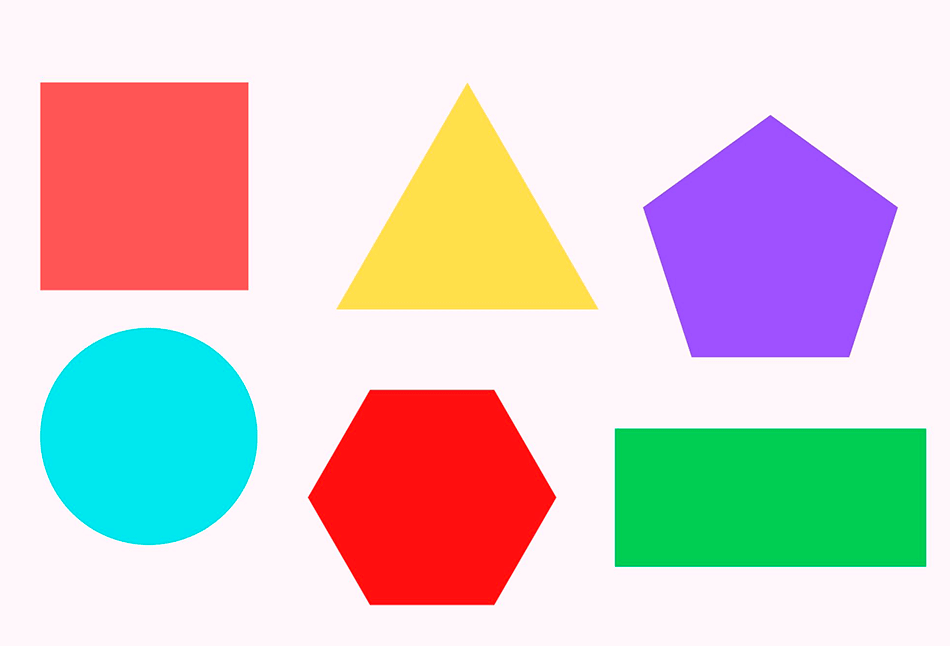
#> input picture labo9/figuras.png, 950 x 646 px
$ python ejercicio8_lab9_vis.py
#> lines starting #> are read from the running program, lines starting #| are printed output that depends on the picture; after the words box and inside, x2 and y2 are one past the last pixel; in counts of white or black regions, pixels touching at a corner belong together
import cv2
import numpy as np

# Función para detectar el color de una figura en base a una imagen en espacio de color HSV
def figColor(imagenHSV):
    color = "Desconocido"  # Valor predeterminado en caso de que no se detecte ningún color

    # Definir rangos de color en HSV para diferentes colores tono saturacion y brillo

    # Rojo
    rojoBajo1 = np.array([0, 100, 20], np.uint8)
    rojoAlto1 = np.array([10, 255, 255], np.uint8)
    rojoBajo2 = np.array([175, 100, 20], np.uint8)
    rojoAlto2 = np.array([180, 255, 255], np.uint8)

    # Naranja
    naranjaBajo = np.array([11, 100, 20], np.uint8)
    naranjaAlto = np.array([19, 255, 255], np.uint8)

    # Amarillo
    amarilloBajo = np.array([20, 100, 20], np.uint8)
    amarilloAlto = np.array([32, 255, 255], np.uint8)

    # Verde
    verdeBajo = np.array([36, 100, 20], np.uint8)
    verdeAlto = np.array([85, 255, 255], np.uint8)  # Aumentado para incluir más tonos de verde

    # Celeste
    celesteBajo = np.array([86, 100, 20], np.uint8)
    celesteAlto = np.array([100, 255, 255], np.uint8)

    # Violeta
    violetaBajo = np.array([130, 100, 20], np.uint8)
    violetaAlto = np.array([145, 255, 255], np.uint8)

    # Rosa
    rosaBajo = np.array([146, 100, 20], np.uint8)
    rosaAlto = np.array([170, 255, 255], np.uint8)

    # Crear máscaras para cada color usando los límites definidos
    maskRojo1 = cv2.inRange(imagenHSV, rojoBajo1, rojoAlto1)
    maskRojo2 = cv2.inRange(imagenHSV, rojoBajo2, rojoAlto2)
    maskRojo = cv2.add(maskRojo1, maskRojo2)
    maskNaranja = cv2.inRange(imagenHSV, naranjaBajo, naranjaAlto)
    maskAmarillo = cv2.inRange(imagenHSV, amarilloBajo, amarilloAlto)
    maskVerde = cv2.inRange(imagenHSV, verdeBajo, verdeAlto)
    maskCeleste = cv2.inRange(imagenHSV, celesteBajo, celesteAlto)
    maskVioleta = cv2.inRange(imagenHSV, violetaBajo, violetaAlto)
    maskRosa = cv2.inRange(imagenHSV, rosaBajo, rosaAlto)

    # Verificar qué color está presente en la imagen usando los contornos en cada máscara
    cntsRojo = cv2.findContours(maskRojo, cv2.RETR_EXTERNAL, cv2.CHAIN_APPROX_SIMPLE)[0]
    cntsNaranja = cv2.findContours(maskNaranja, cv2.RETR_EXTERNAL, cv2.CHAIN_APPROX_SIMPLE)[0]
    cntsAmarillo = cv2.findContours(maskAmarillo, cv2.RETR_EXTERNAL, cv2.CHAIN_APPROX_SIMPLE)[0]
    cntsVerde = cv2.findContours(maskVerde, cv2.RETR_EXTERNAL, cv2.CHAIN_APPROX_SIMPLE)[0]
    cntsCeleste = cv2.findContours(maskCeleste, cv2.RETR_EXTERNAL, cv2.CHAIN_APPROX_SIMPLE)[0]
    cntsVioleta = cv2.findContours(maskVioleta, cv2.RETR_EXTERNAL, cv2.CHAIN_APPROX_SIMPLE)[0]
    cntsRosa = cv2.findContours(maskRosa, cv2.RETR_EXTERNAL, cv2.CHAIN_APPROX_SIMPLE)[0]

    # Asignar el color detectado en base a la presencia de contornos en cada máscara
    if len(cntsRojo) > 0:
        color = 'Rojo'
    elif len(cntsNaranja) > 0:
        color = 'Naranja'
    elif len(cntsAmarillo) > 0:
        color = 'Amarillo'
    elif len(cntsVerde) > 0:
        color = 'Verde'
    elif len(cntsCeleste) > 0:
        color = 'Celeste'
    elif len(cntsVioleta) > 0:
        color = 'Violeta'
    elif len(cntsRosa) > 0:
        color = 'Rosa'

    return color  # Retornar el color detectado


# Función para detectar el tipo de figura geométrica en base al número de lados
def figName(contorno, width, height):
    epsilon = 0.01 * cv2.arcLength(contorno, True)
    approx = cv2.approxPolyDP(contorno, epsilon, True)

    # Clasificar la figura en base al número de lados del contorno
    if len(approx) == 3:
        namefig = 'Triangulo'
    elif len(approx) == 4:
        aspect_ratio = float(width) / height
        if 0.95 <= aspect_ratio <= 1.05:  # Permitir tolerancia para diferenciar entre cuadrado y rectángulo
            namefig = 'Cuadrado'
        else:
            namefig = 'Rectangulo'
    elif len(approx) == 5:
        namefig = 'Pentagono'
    elif len(approx) == 6:
        namefig = 'Hexagono'
    elif len(approx) > 10:
        namefig = 'Circulo'
    else:
        namefig = 'Forma desconocida'

    return namefig  # Retornar el nombre de la figura detectada


# Cargar la imagen y convertirla a escala de grises
imagen = cv2.imread('figuras.png')
#> imagen is the input picture: shape (646, 950, 3); mean B, G, R 202.9, 203.8, 214.9
gray = cv2.cvtColor(imagen, cv2.COLOR_BGR2GRAY)
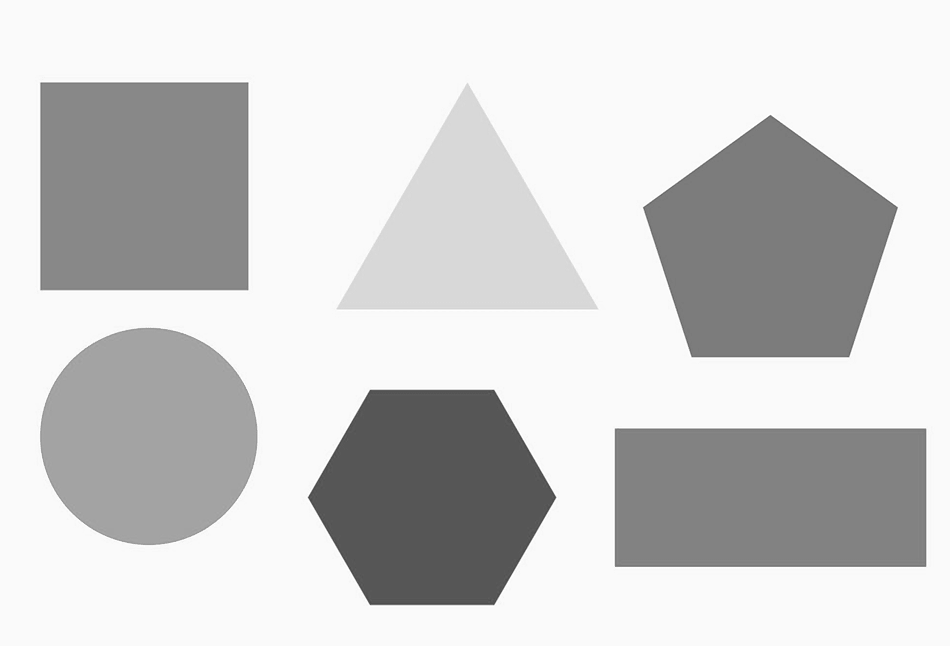
#> gray: shape (646, 950); min 76, max 255, mean 207.1

# Aplicar Canny para detectar bordes
canny = cv2.Canny(gray, 10, 150)
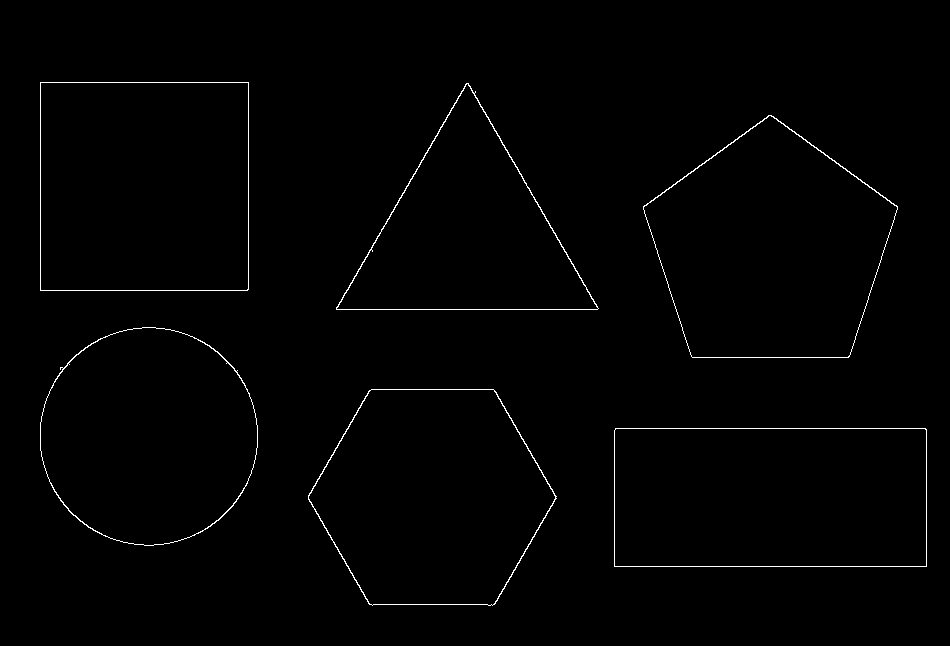
#> canny: shape (646, 950); 0.87% white in thin lines or dots, all inside (x1, y1, x2, y2) = (40, 82, 927, 606)
canny = cv2.dilate(canny, None, iterations=1)
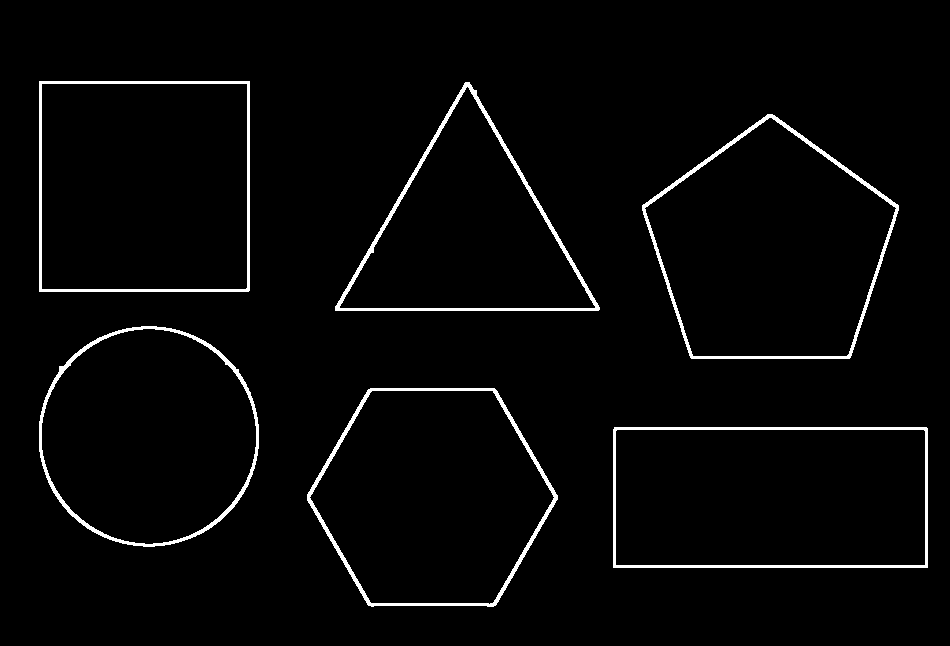
#> canny: shape (646, 950); 2.7% white; 6 white regions, box (x1, y1, x2, y2) and area: (335, 82, 600, 311) 2931, (642, 114, 899, 359) 2878, (307, 388, 558, 607) 2782, (613, 427, 928, 568) 2699, (39, 326, 259, 547) 2545, (39, 81, 250, 292) 2496
canny = cv2.erode(canny, None, iterations=1)

# Encontrar contornos en la imagen de bordes
cnts, _ = cv2.findContours(canny, cv2.RETR_EXTERNAL, cv2.CHAIN_APPROX_SIMPLE)
#> cnts = 6 contours; box (x1, y1, x2, y2) and area: (40, 82, 249, 291) 43264, (614, 428, 927, 567) 43054, (643, 115, 898, 358) 42840, (308, 389, 557, 606) 40194, (40, 327, 258, 546) 37173, (336, 83, 599, 310) 29952

# Convertir la imagen a espacio de color HSV para detección de color
imageHSV = cv2.cvtColor(imagen, cv2.COLOR_BGR2HSV)
#> imageHSV: shape (646, 950, 3); mean H, S, V 121, 86.9, 250.4

# Procesar cada contorno detectado
for c in cnts:
    # Calcular el rectángulo delimitador y crear una máscara para el contorno
    x, y, w, h = cv2.boundingRect(c)
    imAux = np.zeros(imagen.shape[:2], dtype="uint8")
    imAux = cv2.drawContours(imAux, [c], -1, 255, -1)

    # Aplicar la máscara en el espacio HSV
    maskHSV = cv2.bitwise_and(imageHSV, imageHSV, mask=imAux)

    # Detectar el nombre de la figura y el color usando las funciones definidas
    name = figName(c, w, h)
    color = figColor(maskHSV)
    nameColor = f"{name} {color}"

    # Dibujar el nombre de la figura y el color sobre la imagen original
    cv2.putText(imagen, nameColor, (x, y - 5), 1, 0.8, (0, 255, 0), 1)
#> this loop made 6 passes
#> (x, y, w, h, epsilon in figName, namefig in figName, name, color) on passes 2 to 4: (308, 389, 249, 217, 7.82, 'Hexagono', 'Hexagono', 'Rojo'), (40, 327, 218, 219, 7.25, 'Circulo', 'Circulo', 'Celeste'), (643, 115, 255, 243, 8.28, 'Pentagono', 'Pentagono', 'Violeta')
#> (x, y, w, h, epsilon in figName, approx in figName, aspect_ratio in figName, namefig in figName) on pass 1: (614, 428, 313, 139, 8.99, [[614, 430], [614, 566], [926, 566], [925, 428]], 2.25, 'Rectangulo')
#> pass 1, `imAux = cv2.drawContours(imAux, [c], -1, 255, -1)`:
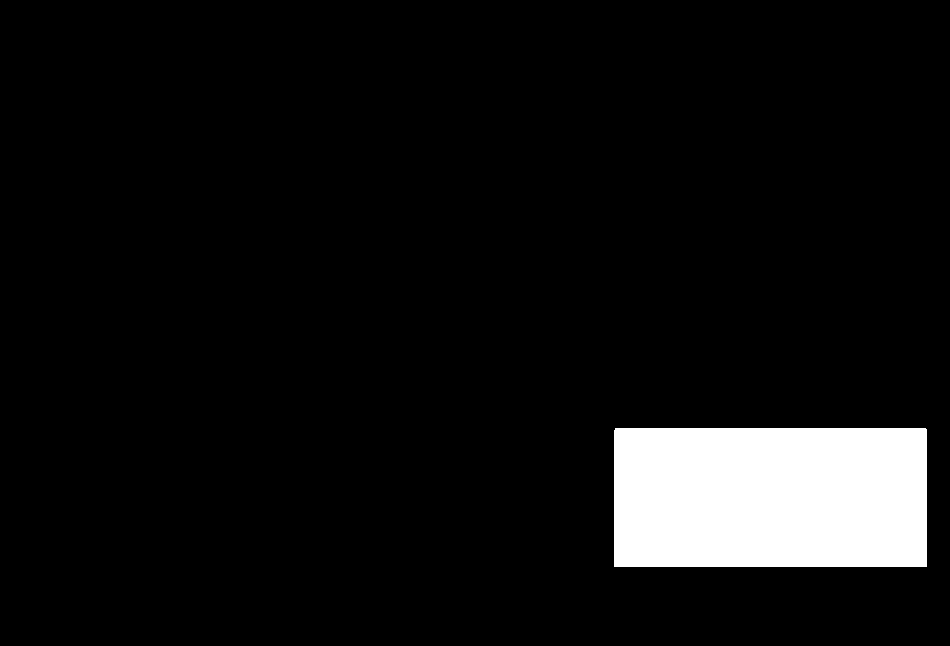
#> imAux: shape (646, 950); 7.1% white; 1 white region, box (x1, y1, x2, y2) and area: (614, 428, 927, 567) 43504
#> pass 1, in figColor, `maskVerde = cv2.inRange(imagenHSV, verdeBajo, verdeAlto)`:
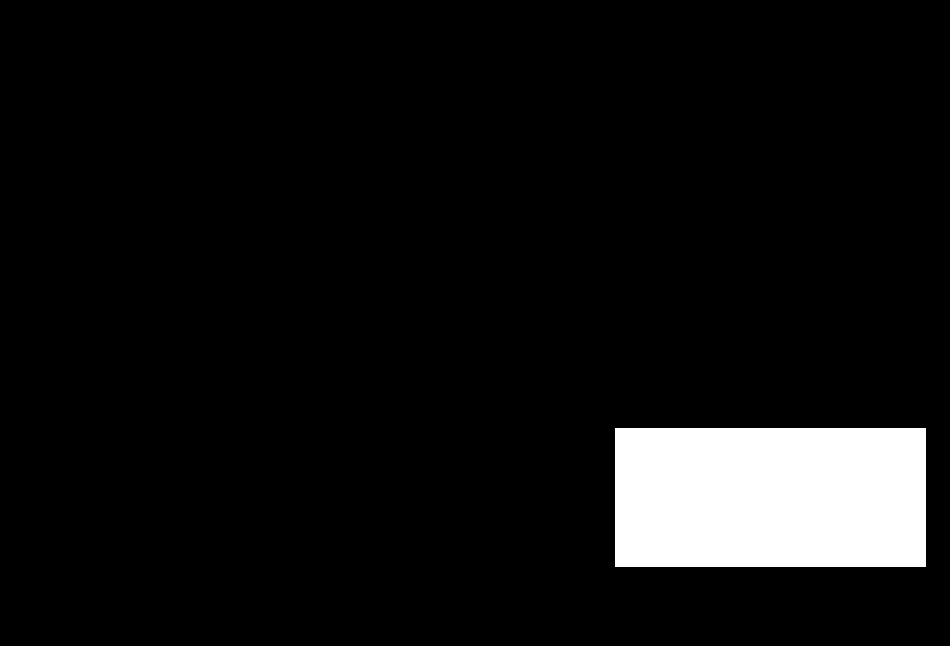
#> maskVerde: shape (646, 950); 7% white; 1 white region, box (x1, y1, x2, y2) and area: (615, 428, 926, 567) 43229
#> after the loop:
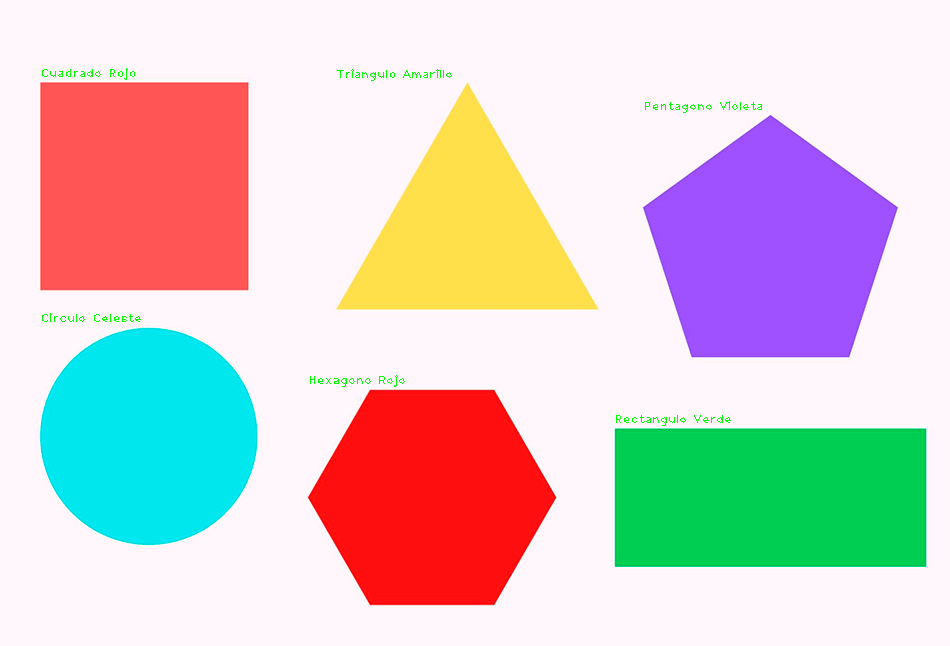
#> imagen: shape (646, 950, 3); 0.2% of pixels changed, all inside (x1, y1, x2, y2) = (42, 68, 762, 426)
#> after the loop:
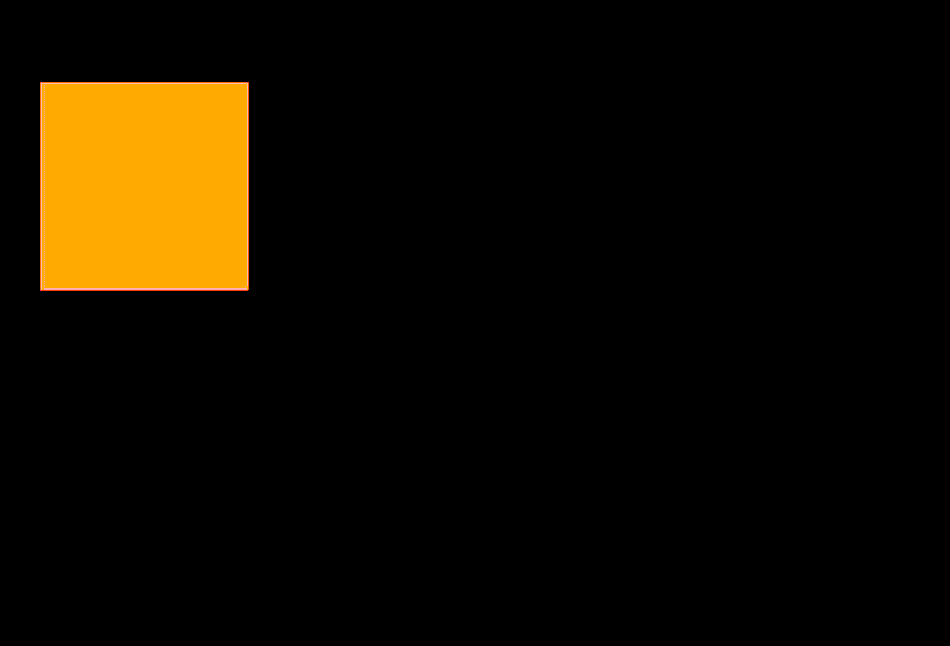
#> maskHSV: shape (646, 950, 3); mean B, G, R 0.3, 12, 18.1

# Mostrar la imagen final con los nombres de las figuras y sus colores
cv2.imshow('Figuras y Colores', imagen)
cv2.waitKey(0)
cv2.destroyAllWindows()
